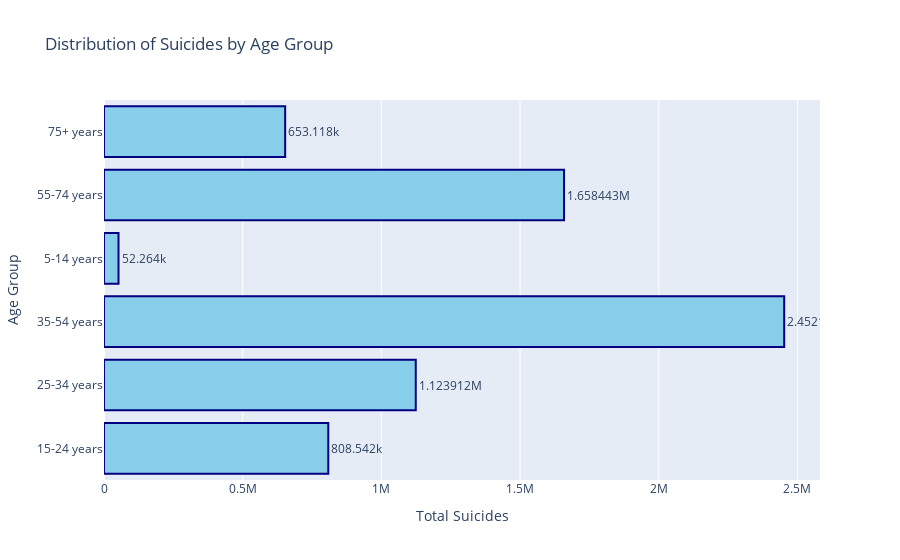

Source (notebook cell):
### Code cell
suicides_by_age = df.groupby('age')['suicides_no'].sum().reset_index()

# Create a horizontal bar plot
fig = px.bar(
    suicides_by_age,
    x='suicides_no',
    y='age',
    orientation='h',  # Set the orientation to horizontal
    title='Distribution of Suicides by Age Group',
    labels={'age': 'Age Group', 'suicides_no': 'Total Suicides'},
)

# Customize the appearance (better color combination)
fig.update_traces(marker_color='skyblue',  # Soft blue for the bars
                  marker_line_color='navy',  # Darker blue for the line
                  marker_line_width=2)  # Line width

# Add interactivity (hover text)
fig.update_traces(texttemplate='%{x}', textposition='outside')

# Set axis labels
fig.update_xaxes(title_text='Total Suicides')
fig.update_yaxes(title_text='Age Group')

# Show the interactive plot
fig.show()

### Figure 1 — Plotly figure (JSON) as saved in the notebook; plotly's stock layout.template omitted (floating-point values rounded to 4 significant figures)
{"data": [{"alignmentgroup": "True", "hovertemplate": "Total Suicides=%{x}<br>Age Group=%{y}<extra></extra>", "legendgroup": "", "marker": {"color": "skyblue", "line": {"color": "navy", "width": 2}, "pattern": {"shape": ""}}, "name": "", "offsetgroup": "", "orientation": "h", "showlegend": false, "textposition": "outside", "texttemplate": "%{x}", "type": "bar", "x": [808542, 1123912, 2452141, 52264, 1658443, 653118], "xaxis": "x", "y": ["15-24 years", "25-34 years", "35-54 years", "5-14 years", "55-74 years", "75+ years"], "yaxis": "y"}], "layout": {"barmode": "relative", "legend": {"tracegroupgap": 0}, "title": {"text": "Distribution of Suicides by Age Group"}, "xaxis": {"anchor": "y", "domain": [0, 1], "title": {"text": "Total Suicides"}}, "yaxis": {"anchor": "x", "domain": [0, 1], "title": {"text": "Age Group"}}}}
